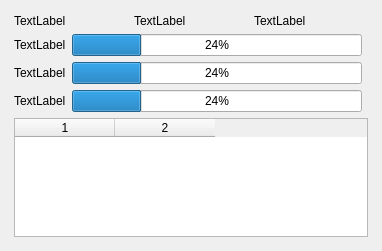
<?xml version="1.0" encoding="UTF-8"?>
<ui version="4.0">
 <class>MainWindow</class>
 <widget class="QMainWindow" name="MainWindow">
  <property name="geometry">
   <rect>
    <x>0</x>
    <y>0</y>
    <width>382</width>
    <height>251</height>
   </rect>
  </property>
  <property name="sizePolicy">
   <sizepolicy hsizetype="Expanding" vsizetype="Expanding">
    <horstretch>0</horstretch>
    <verstretch>0</verstretch>
   </sizepolicy>
  </property>
  <property name="windowTitle">
   <string>MainWindow</string>
  </property>
  <widget class="QWidget" name="centralwidget">
   <property name="sizePolicy">
    <sizepolicy hsizetype="Expanding" vsizetype="Expanding">
     <horstretch>0</horstretch>
     <verstretch>0</verstretch>
    </sizepolicy>
   </property>
   <layout class="QGridLayout" name="gridLayout_2">
    <item row="2" column="0">
     <layout class="QGridLayout" name="gridLayout">
      <property name="sizeConstraint">
       <enum>QLayout::SetMaximumSize</enum>
      </property>
      <property name="leftMargin">
       <number>5</number>
      </property>
      <property name="topMargin">
       <number>5</number>
      </property>
      <property name="rightMargin">
       <number>5</number>
      </property>
      <property name="bottomMargin">
       <number>5</number>
      </property>
      <item row="3" column="0">
       <widget class="QLabel" name="cpuLabel">
        <property name="text">
         <string>TextLabel</string>
        </property>
       </widget>
      </item>
      <item row="4" column="1">
       <widget class="QProgressBar" name="ramProgressBar">
        <property name="sizePolicy">
         <sizepolicy hsizetype="Expanding" vsizetype="Fixed">
          <horstretch>0</horstretch>
          <verstretch>0</verstretch>
         </sizepolicy>
        </property>
        <property name="value">
         <number>24</number>
        </property>
       </widget>
      </item>
      <item row="3" column="1">
       <widget class="QProgressBar" name="cpuProgressBar">
        <property name="value">
         <number>24</number>
        </property>
       </widget>
      </item>
      <item row="2" column="0">
       <widget class="QLabel" name="storageLabel">
        <property name="text">
         <string>TextLabel</string>
        </property>
       </widget>
      </item>
      <item row="2" column="1">
       <widget class="QProgressBar" name="storageProgressBar">
        <property name="value">
         <number>24</number>
        </property>
       </widget>
      </item>
      <item row="5" column="0" colspan="3">
       <widget class="QTableWidget" name="tableWidget">
        <property name="sizePolicy">
         <sizepolicy hsizetype="Expanding" vsizetype="Expanding">
          <horstretch>0</horstretch>
          <verstretch>0</verstretch>
         </sizepolicy>
        </property>
        <property name="showGrid">
         <bool>true</bool>
        </property>
        <property name="columnCount">
         <number>2</number>
        </property>
        <column/>
        <column/>
       </widget>
      </item>
      <item row="4" column="0">
       <widget class="QLabel" name="ramLabel">
        <property name="text">
         <string>TextLabel</string>
        </property>
       </widget>
      </item>
      <item row="0" column="0" rowspan="2" colspan="3">
       <layout class="QGridLayout" name="gridLayout_3">
        <item row="0" column="1">
         <widget class="QLabel" name="kernelLabel">
          <property name="text">
           <string>TextLabel</string>
          </property>
         </widget>
        </item>
        <item row="0" column="0">
         <widget class="QLabel" name="distroLabel">
          <property name="text">
           <string>TextLabel</string>
          </property>
         </widget>
        </item>
        <item row="0" column="2">
         <widget class="QLabel" name="uptimeLabel">
          <property name="text">
           <string>TextLabel</string>
          </property>
         </widget>
        </item>
       </layout>
      </item>
     </layout>
    </item>
   </layout>
  </widget>
 </widget>
 <resources/>
 <connections/>
</ui>
